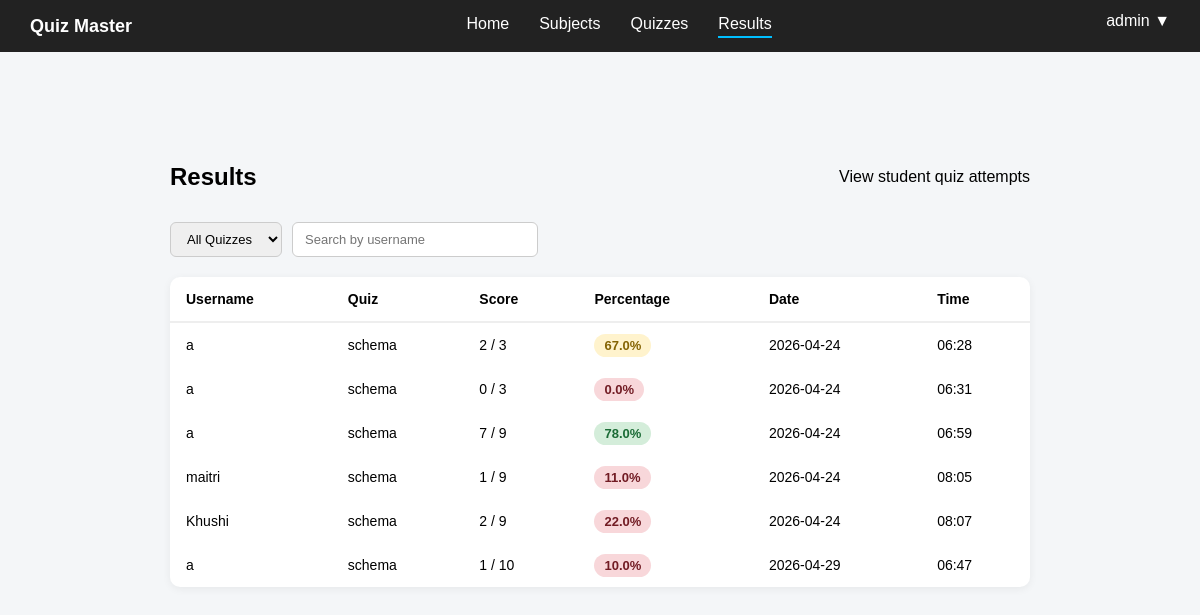
/admin/results (signed in), run on the app's committed database.
### controller/models.py (models this page shows)
class Attempt(db.Model):
    __tablename__ = "attempts"
    id = db.Column(db.Integer, primary_key=True)
    user_id = db.Column(db.Integer, db.ForeignKey("users.id"), nullable=False)
    quiz_id = db.Column(db.Integer, db.ForeignKey("quizzes.id"), nullable=False)
    score = db.Column(db.Integer)
    total_questions = db.Column(db.Integer)
    total_marks = db.Column(db.Integer)
    timestamp = db.Column(db.DateTime, default=datetime.utcnow)
    answers = db.relationship("AttemptAnswer", backref="attempt", lazy=True)

class User(db.Model, UserMixin):
    __tablename__ = "users"
    id = db.Column(db.Integer, primary_key=True)
    username = db.Column(db.String(100), unique=True, nullable=False)
    password = db.Column(db.String(200), nullable=False)
    role = db.Column(db.String(20), nullable=False, default="student")
    attempts = db.relationship("Attempt", backref="user", lazy=True)
    activities = db.relationship("Activity", backref="user", lazy=True)

class Quiz(db.Model):
    __tablename__ = "quizzes"
    id = db.Column(db.Integer, primary_key=True)
    title = db.Column(db.String(200), nullable=False)
    created_at = db.Column(db.DateTime, default=datetime.utcnow)
    subject_id = db.Column(db.Integer, db.ForeignKey("subjects.id"), nullable=False)
    questions = db.relationship("Question", backref="quiz", lazy=True)
    attempts = db.relationship("Attempt", backref="quiz", lazy=True)

### app.py (the view)
@app.route("/admin/results")
def admin_results():
    if not admin_access():
        return redirect(url_for("home"))
    quiz_id = request.args.get("quiz_id")
    if quiz_id:
        attempts = Attempt.query.filter_by(quiz_id=quiz_id).all()
    else:
        attempts = Attempt.query.all()
    return render_template("admin_results.html", attempts=attempts)

### app.py (called while the page is built)
def admin_access():
    if "user_id" not in session:
        flash("Please login first")
        return False
    if session.get("role") != "admin":
        flash("You are not authorized to access this page")
        return False
    return True

### templates/admin_results.html (shortened to what this page needs)
{% extends "base.html" %}
{% block content %}
<div class="container">
    <div class="header">
        <h1>Results</h1>
        <p>View student quiz attempts</p>
    </div>
    <div class="filters">
        <select onchange="location = this.value;">
            <option value="{{ url_for('admin_results') }}">All Quizzes</option>
        </select>
        <input type="text" placeholder="Search by username">
    </div>
    <table>
        <thead>
            <tr>
                <th>Username</th>
                <th>Quiz</th>
                <th>Score</th>
                <th>Percentage</th>
                <th>Date</th>
                <th>Time</th>
            </tr>
        </thead>
        <tbody>
            {% for a in attempts %}
            {% set percent = (a.score / a.total_marks * 100) if a.total_marks else 0 %}
            <tr>
                <td>{{ a.user.username }}</td>
                <td>{{ a.quiz.title }}</td>
                <td>{{ a.score }} / {{ a.total_marks }}</td>
                <td>
                    {% if percent >= 75 %}
                    <span class="percentage high">{{ percent|round }}%</span>
                    {% elif percent >= 40 %}
                    <span class="percentage mid">{{ percent|round }}%</span>
                    {% else %}
                    <span class="percentage low">{{ percent|round }}%</span>
                    {% endif %}
                </td>
                <td>{{ a.timestamp.strftime("%Y-%m-%d") }}</td>
                <td>{{ a.timestamp.strftime("%H:%M") }}</td>
            </tr>
            {% endfor %}
        </tbody>
    </table>
</div>
{% endblock %}

### static/css/base.css (style rules this page uses)
body { font-family: Arial, sans-serif; background: #f4f6f8; margin: 0; }
.container { max-width: 1000px; margin: 30px auto; padding: 20px; border-radius: 12px; }
.header { display: flex; justify-content: space-between; align-items: center; margin-bottom: 20px; }
.header h1 { margin: 0; font-size: 24px; }
body { padding-bottom: 80px; }
.container { max-width: 900px; margin: 30px auto; }
.filters { display: flex; gap: 10px; margin-bottom: 20px; }
.filters select, .filters input { padding: 8px 12px; border: 1px solid #ccc; border-radius: 6px; font-size: 13px; outline: none; }
.filters input { width: 220px; }
table { width: 100%; border-collapse: collapse; background: white; border-radius: 10px; overflow: hidden; box-shadow: 0 2px 8px rgba(0, 0, 0, 0.06); }
th, td { padding: 14px 16px; text-align: left; font-size: 14px; }
thead tr { border-bottom: 2px solid #eee; }
.percentage { padding: 4px 10px; border-radius: 20px; font-weight: bold; font-size: 13px; }
.high { background: #d4edda; color: #1a6b35; }
.mid { background: #fff3cd; color: #856404; }
.low { background: #f8d7da; color: #721c24; }

### data on the page
Attempt: user.username "a", quiz "schema", score "2", total_marks "3", percent "67.0", timestamp "2026-04-24", timestamp "06:28"
Attempt: user.username "a", quiz "schema", score "0", total_marks "3", percent "0.0", timestamp "2026-04-24", timestamp "06:31"
Attempt: user.username "a", quiz "schema", score "7", total_marks "9", percent "78.0", timestamp "2026-04-24", timestamp "06:59"
Attempt: user.username "maitri", quiz "schema", score "1", total_marks "9", percent "11.0", timestamp "2026-04-24", timestamp "08:05"
Attempt: user.username "Khushi", quiz "schema", score "2", total_marks "9", percent "22.0", timestamp "2026-04-24", timestamp "08:07"
Attempt: user.username "a", quiz "schema", score "1", total_marks "10", percent "10.0", timestamp "2026-04-29", timestamp "06:47"

### other printed values
{{ session.get('username', 'User') }} "admin"
